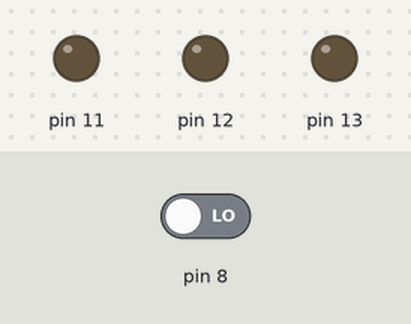
The sketch below on a simulated Arduino Uno, built with avr-gcc and run on an emulated ATmega328P. Parts: output pins drawn as LEDs (lit = HIGH). The inputs (shaded band) are chosen by the test bench; at power-on: pin 8 LOW.

Above: at 1.2 s.
1.3 s: pin 8 driven HIGH
At 1.6 s:
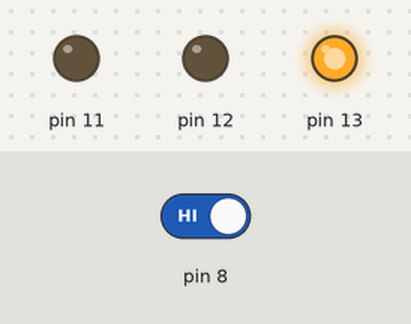
At 5.9 s:
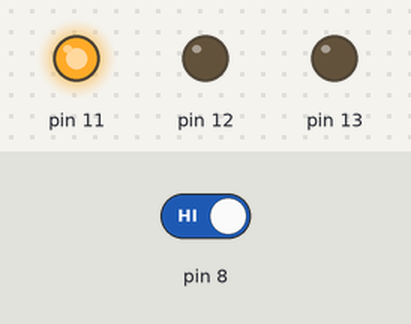
Timing chart, 0 to 10.3 s (numbered marks = the images above; inputs shaded):
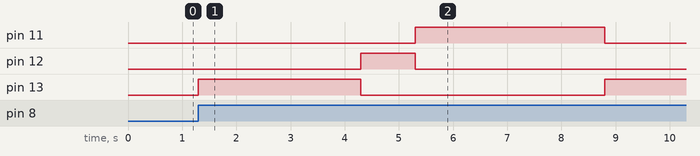

The sketch:

semaforo_interruttore.ino
```cpp
int stato;

void setup()
{
  pinMode(13, OUTPUT);
  pinMode(12, OUTPUT);
  pinMode(11, OUTPUT);
  pinMode(8, INPUT);
}

void loop()
{
  stato = digitalRead(8);

  if (stato == HIGH) {
    digitalWrite(13, HIGH);
    delay(3000);
    digitalWrite(13, LOW);
    digitalWrite(12, HIGH);
    delay(1000);
    digitalWrite(12, LOW);
    digitalWrite(11, HIGH);
    delay(3500);
    digitalWrite(11, LOW);
  } else {
    digitalWrite(13, LOW);
    digitalWrite(12, LOW);
    digitalWrite(11, LOW);
  }
}
```

Measured:
- after the input at 1.3 s, pin 11: LOW → HIGH after 4.0 s, → LOW 3.5 s later; pin 12: LOW → HIGH after 3.0 s, → LOW 1.0 s later; pin 13: LOW → HIGH at once, → LOW 3.0 s later, → HIGH 4.5 s later
